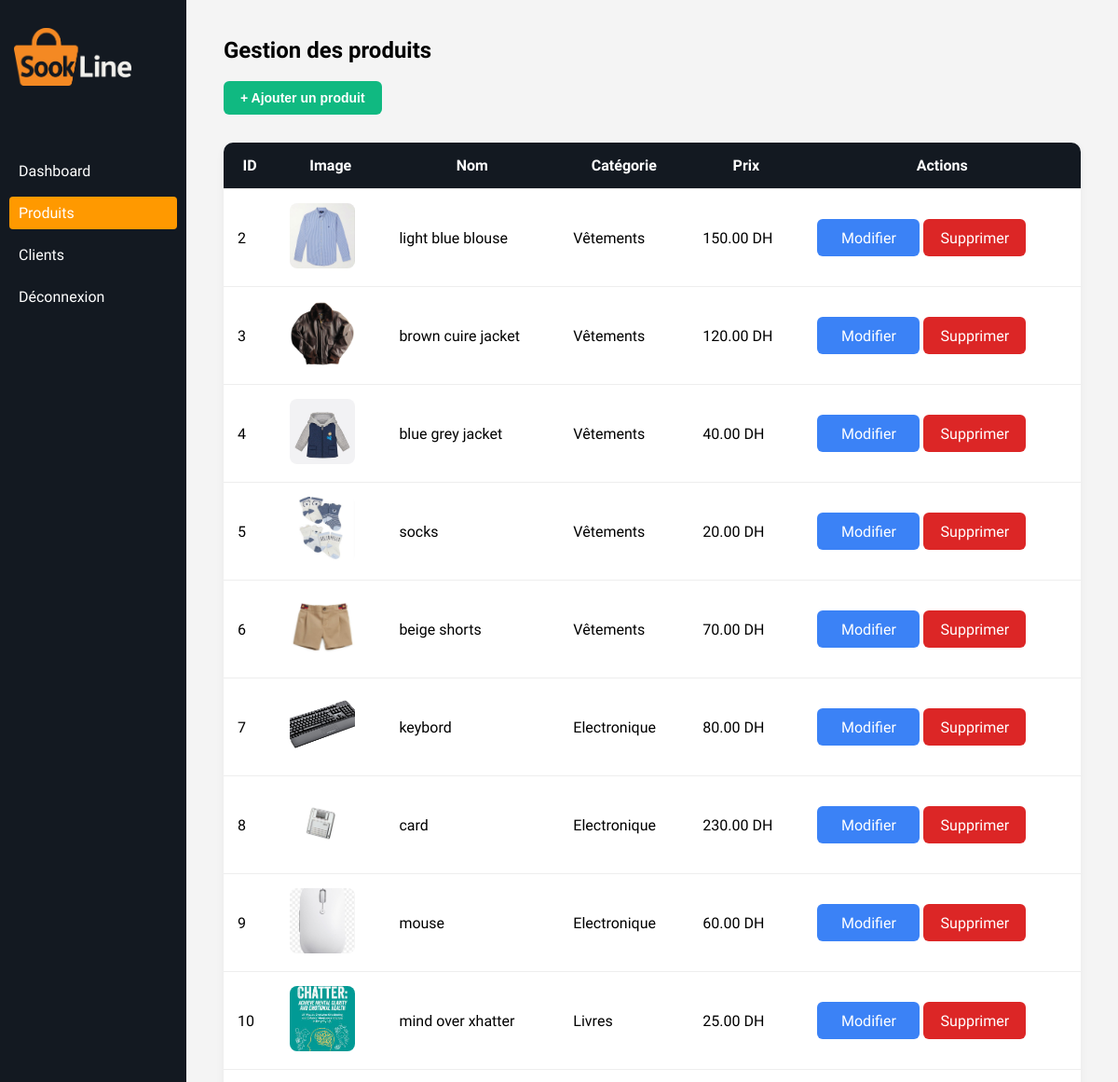
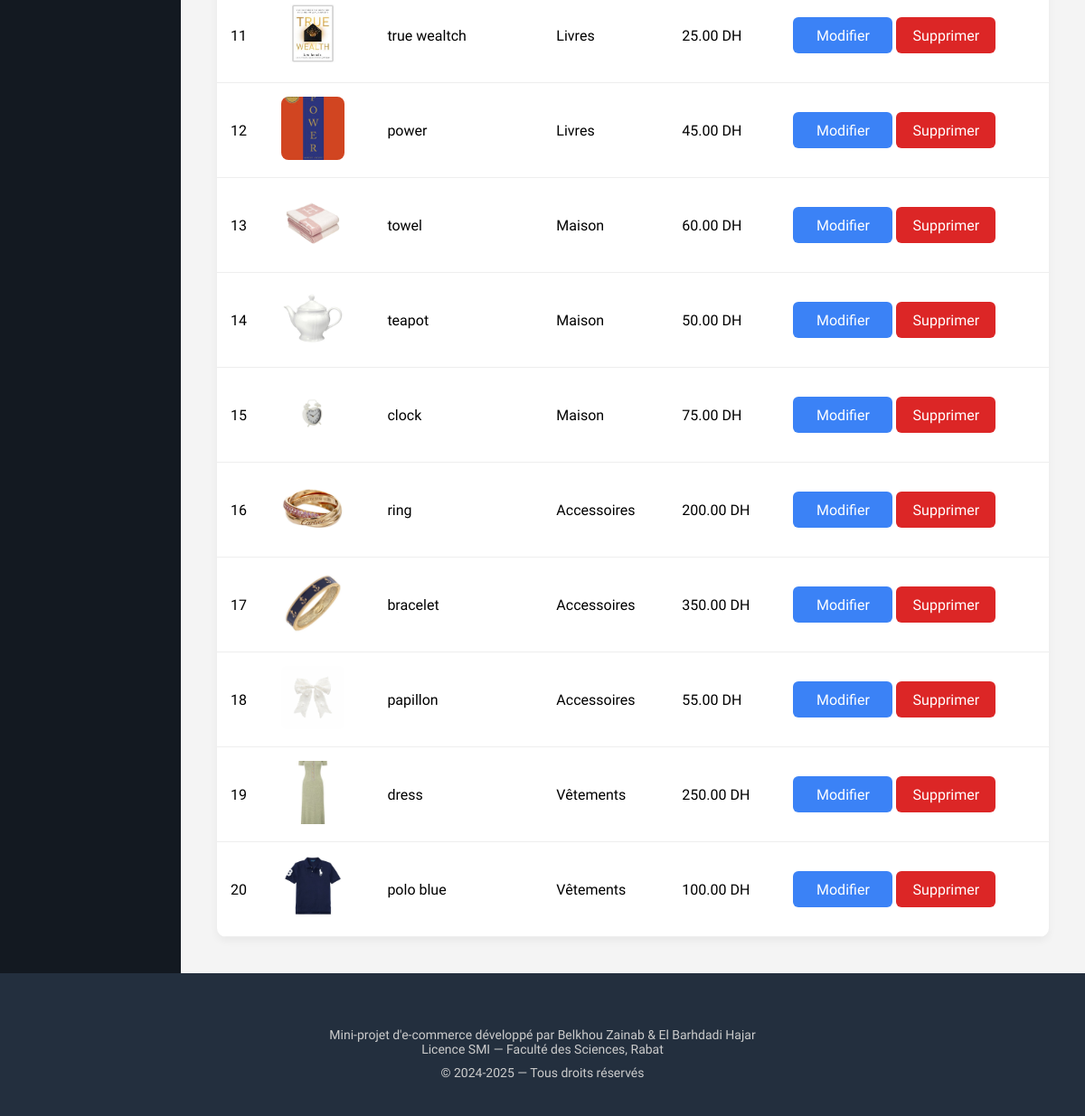
/produits.php, run on the app's committed database (2 pictures, top to bottom).
### tables this page shows
CREATE TABLE IF NOT EXISTS `produits` (
  `id` int NOT NULL AUTO_INCREMENT,
  `nom` varchar(255) NOT NULL,
  `description` text,
  `categorie` varchar(100) DEFAULT NULL,
  `img` varchar(255) DEFAULT NULL,
  `prix` decimal(10,2) NOT NULL,
  PRIMARY KEY (`id`)
);

### produits.php (the view, shortened to what this page needs)
<?php
require_once 'db.php';
$sql = "SELECT * FROM produits";
$result = $conn->query($sql);
?>
<!DOCTYPE html>
<html lang="fr">
<head>
    <link rel="stylesheet" href="styles.css" />
</head>
<body>
    <div class="admin-layout">
            <aside class="sidebar">
            <div class="logo">
                <img src="logo.png" alt="Logo Sookline" />
            </div>
            <nav>
                <a href="dashboard.php">Dashboard</a>
                <a href="produits.php" class="active">Produits</a>
                <a href="view_clients.php">Clients</a>
                <a href="logout.php">Déconnexion</a>
            </nav>
        </aside>
        <main class="main-content">
            <h2>Gestion des produits</h2> <br>
            <div style="margin-bottom: 20px;">
                <button class="btn-add" onclick="window.location.href='add_product.php'">+ Ajouter un produit</button>
            </div>
            <table class="admin-table">
    <thead>
        <tr>
            <th>ID</th>
            <th>Image</th>
            <th>Nom</th>
            <th>Catégorie</th>
            <th>Prix</th>
            <th>Actions</th>
        </tr>
    </thead>
    <tbody>
    <?php if ($result && $result->num_rows > 0): ?>
        <?php while($row = $result->fetch_assoc()): ?>
        <tr>
            <td><?= htmlspecialchars($row['id']) ?></td>
            <td>
                <?php if (!empty($row['img'])): ?>
                  <img src="img/<?= htmlspecialchars($row['img']) ?>" alt="Produit" style="width: 70px; height: 70px; object-fit: cover; border-radius: 8px;">
                <?php else: ?>
                  <span style="color:#bbb;">Aucune image</span>
                <?php endif; ?>
            </td>
            <td><?= htmlspecialchars($row['nom']) ?></td>
            <td><?= htmlspecialchars($row['categorie']) ?></td>
            <td><?= number_format($row['prix'], 2) ?> DH</td>
            <td>
                <a class="btn-edit" href="edit_product.php?id=<?= $row['id'] ?>">Modifier</a>
                <a class="btn-delete" href="delete_product.php?id=<?= $row['id'] ?>"
                   onclick="return confirm('Supprimer ce produit ?')">Supprimer</a>
            </td>
        </tr>
        <?php endwhile; ?>
    <?php else: ?>
        <tr>
            <td colspan="6">Aucun produit trouvé.</td>
        </tr>
    <?php endif; ?>
    </tbody>
</table>
        </main>
    </div>
    <?php include 'footer.php'; ?>
</body>
</html>

### footer.php
<footer style="background-color: #232f3e; color: white; padding: 40px 20px; font-size: 14px;">
        <div style="padding-top: 20px; text-align: center; color: #ccc;">
        <p>
  Mini-projet d'e-commerce développé par Belkhou Zainab & El Barhdadi Hajar<br>
  Licence SMI — Faculté des Sciences, Rabat
</p>
<p style="margin-top:10px;">
  © 2024-2025 — Tous droits réservés
</p>
        </div>
      </footer>

### styles.css (style rules this page uses)
* { margin: 0; padding: 0; box-sizing: border-box; }
body { font-family: 'Segoe UI', system-ui, sans-serif; }
.admin-layout { display: flex; min-height: 100vh; }
.sidebar { width: 200px; background-color: #131921; color: white; padding: 20px 10px; }
.sidebar .logo img { width: 70%; margin: 10px 0px 60px 5px; }
.sidebar nav a { display: block; margin: 10px 0; color: white; text-decoration: none; padding: 8px 10px; border-radius: 4px; }
.sidebar nav a.active, .sidebar nav a:hover { background-color: #FF9900; color: white; }
.main-content { flex: 1; padding: 40px; background: #f4f4f4; }
.admin-table { width: 100%; border-collapse: collapse; margin-top: 30px; background: white; border-radius: 10px; overflow: hidden; box-shadow: 0 4px 10px rgba(0, 0, 0, 0.05); }
.admin-table th, .admin-table td { padding: 15px; border-bottom: 1px solid #eee; }
.admin-table th { background-color: #131921; color: white; }
.btn-edit { background-color: #3b82f6; color: white; }
.btn-delete { background-color: #dc2626; color: white; }
.btn-edit, .btn-delete { width: 110px; min-width: 110px; height: 40px; font-size: 16px; border-radius: 6px; text-align: center; padding: 0; border: none; box-sizing: border-box; display: inline-flex; align-items: center; justify-content: center; text-decoration: none; }
.btn-add { background-color: #10b981; color: white; padding: 10px 18px; border: none; border-radius: 6px; font-size: 14px; cursor: pointer; font-weight: bold; transition: background-color 0.3s ease; }

### data on the page
produits: id "2", img (picture), nom "light blue blouse", categorie "Vêtements", prix "150.00"
produits: id "3", img (picture), nom "brown cuire jacket", categorie "Vêtements", prix "120.00"
produits: id "4", img (picture), nom "blue grey jacket", categorie "Vêtements", prix "40.00"
produits: id "5", img (picture), nom "socks", categorie "Vêtements", prix "20.00"
produits: id "6", img (picture), nom "beige shorts", categorie "Vêtements", prix "70.00"
produits: id "7", img (picture), nom "keybord", categorie "Electronique", prix "80.00"
produits: id "8", img (picture), nom "card", categorie "Electronique", prix "230.00"
produits: id "9", img (picture), nom "mouse", categorie "Electronique", prix "60.00"
produits: id "10", img (picture), nom "mind over xhatter", categorie "Livres", prix "25.00"
produits: id "11", img (picture), nom "true wealtch", categorie "Livres", prix "25.00"
produits: id "12", img (picture), nom "power", categorie "Livres", prix "45.00"
produits: id "13", img (picture), nom "towel", categorie "Maison", prix "60.00"
produits: id "14", img (picture), nom "teapot", categorie "Maison", prix "50.00"
produits: id "15", img (picture), nom "clock", categorie "Maison", prix "75.00"
produits: id "16", img (picture), nom "ring", categorie "Accessoires", prix "200.00"
produits: id "17", img (picture), nom "bracelet", categorie "Accessoires", prix "350.00"
produits: id "18", img (picture), nom "papillon", categorie "Accessoires", prix "55.00"
produits: id "19", img (picture), nom "dress", categorie "Vêtements", prix "250.00"
produits: id "20", img (picture), nom "polo blue", categorie "Vêtements", prix "100.00"
